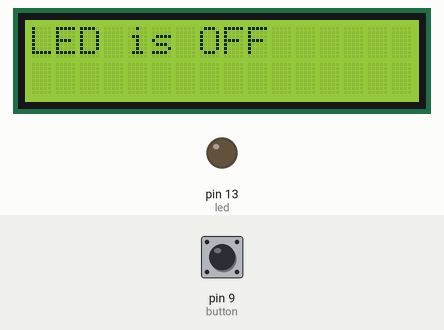
Simulated run of this sketch. Board: Arduino Uno, built with avr-gcc and run on an emulated ATmega328P. Shown: 16×2 character LCD, output pins drawn as LEDs (lit = HIGH). Dashed ring = blinking. The test bench sets the inputs (shaded band); at power-on: pin 9 (button) LOW.

Above: at 1.2 s.
1.3 s: pin 9 (button) pulled HIGH for 1 s
At 3.4 s:
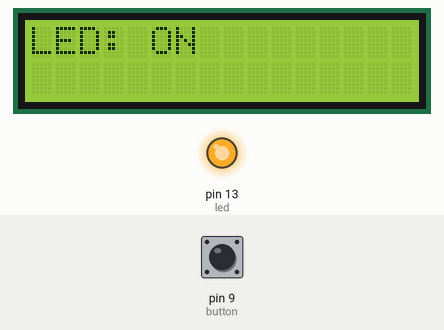
3.8 s: pin 9 (button) pulled HIGH for 0.15 s
At 4.6 s:
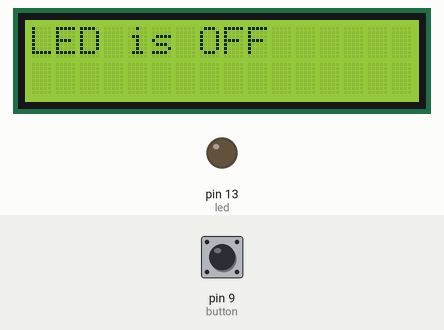
5.4 s: pin 9 (button) pulled HIGH for 3.2 s
At 5.5 s:
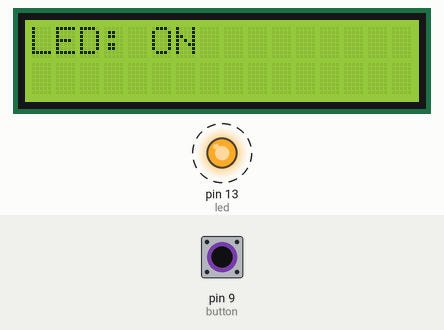
Timing chart, 0 to 9.9 s (numbered marks = the images above; inputs shaded):
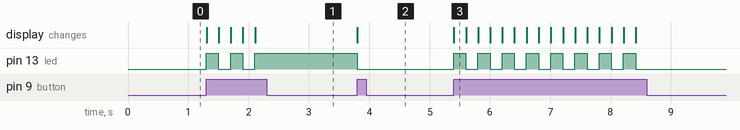

The sketch:

LCDDisplay.ino
```cpp
#include <LiquidCrystal.h>

// LCD pins: RS, E, D4, D5, D6, D7
LiquidCrystal lcd(12, 11, 5, 4, 3, 2);


//Wiring code generated from an ArduinoML model
// Application name: LCDDisplay

// Pin Allocation Summary:
//   led (Actuator): Pin D13 (13)
//   button (Sensor): Pin D9 (9)

long debounce = 200;
enum STATE {off, on};

STATE currentState = off;
bool stateChanged = true;

bool buttonBounceGuard = false;
long buttonLastDebounceTime = 0;


	void setup(){
		lcd.begin(16, 2); // Initialize LCD 16x2
		lcd.clear();
		pinMode(13, OUTPUT); // led [Actuator]
		pinMode(9, INPUT); // button [Sensor]
	}
	void loop() {
			switch(currentState){

				case off:
					// Execute actions on state entry
					if (stateChanged) {
						stateChanged = false;
					digitalWrite(13,LOW);
			lcd.clear();
			lcd.setCursor(0, 0);
			lcd.print("LED is OFF");
					}
					if( (digitalRead(9) == HIGH) && (millis() - buttonLastDebounceTime > debounce) ) {
						buttonLastDebounceTime = millis();
						currentState = on;
						stateChanged = true;
					}break;
				case on:
					// Execute actions on state entry
					if (stateChanged) {
						stateChanged = false;
					digitalWrite(13,HIGH);
			lcd.clear();
			lcd.setCursor(0, 0);
			lcd.print("LED: ");
			lcd.print(digitalRead(13) == HIGH ? "ON" : "OFF");
					}
					if( (digitalRead(9) == HIGH) && (millis() - buttonLastDebounceTime > debounce) ) {
						buttonLastDebounceTime = millis();
						currentState = off;
						stateChanged = true;
					}break;
		}
	}
```

Measured:
- after the input at 1.3 s, pin 13 (led): alternates HIGH for 0.20 s and LOW for 0.20 s, 5 changes in all, then stays HIGH, starting at once; the display: changes at once (image 1)
- after the input at 3.8 s, pin 13 (led): HIGH → LOW at once; the display: changes at once (image 2)
- after the input at 5.4 s, pin 13 (led): alternates HIGH for 0.20 s and LOW for 0.20 s, 16 changes in all, then stays LOW, starting at once; the display: changes at once (image 3)
